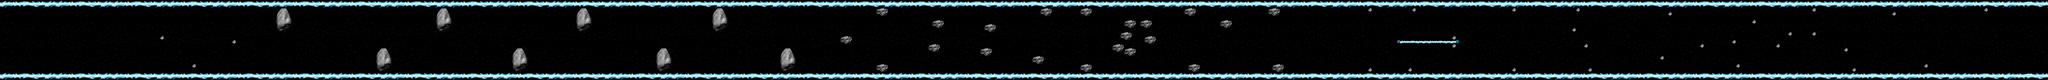

Tiled map render using the project's own tile images. Description and the map definition, with tile-layer contents summarised, below:
An orthogonal 512x20 tile map with 16x16 px tiles, 3 tile layers (background, walls, hazards).

<map version="1.0" orientation="orthogonal" width="512" height="20" tilewidth="16" tileheight="16">
 <tileset firstgid="1" name="reversePolarity Full" tilewidth="16" tileheight="16">
  <image source="../reversePolarity/Bubble/reversePolarity Full.png" width="960" height="320" />
 </tileset>
 <layer name="background" width="512" height="20">
  <data>[10240 cells, 10240 non-empty, 320 distinct tile ids]</data>
 </layer>
 <layer name="walls" width="512" height="20">
  <data>[10240 cells, 2063 non-empty, 36 distinct tile ids]</data>
 </layer>
 <layer name="hazards" width="512" height="20">
  <data>[10240 cells, 355 non-empty, 32 distinct tile ids]</data>
 </layer>
</map>
